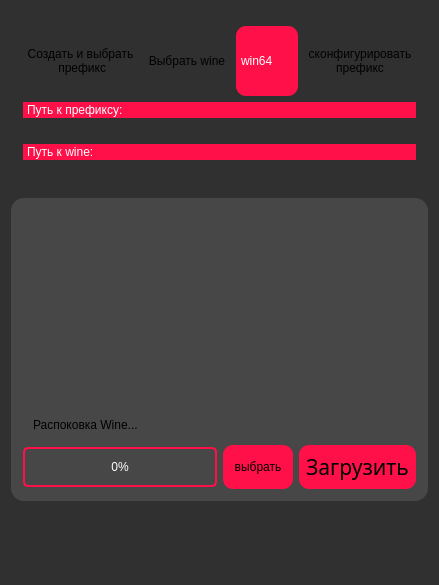
      <widget class="QWidget" name="createprefix">
       <property name="styleSheet">
        <string notr="true">background-color: rgb(48, 48, 48);</string>
       </property>
       <attribute name="title">
        <string>Создание</string>
       </attribute>
       <layout class="QGridLayout" name="gridLayout">
        <item row="0" column="0">
         <widget class="QGroupBox" name="groupBox_5">
          <property name="sizePolicy">
           <sizepolicy hsizetype="Preferred" vsizetype="Fixed">
            <horstretch>0</horstretch>
            <verstretch>0</verstretch>
           </sizepolicy>
          </property>
          <property name="styleSheet">
           <string notr="true">
border-radius:13px;


</string>
          </property>
          <property name="title">
           <string/>
          </property>
          <layout class="QGridLayout" name="gridLayout_14">
           <item row="0" column="0">
            <layout class="QHBoxLayout" name="horizontalLayout_2">
             <item>
              <widget class="QToolButton" name="Createprefix">
               <property name="sizePolicy">
                <sizepolicy hsizetype="MinimumExpanding" vsizetype="Preferred">
                 <horstretch>0</horstretch>
                 <verstretch>0</verstretch>
                </sizepolicy>
               </property>
               <property name="minimumSize">
                <size>
                 <width>0</width>
                 <height>70</height>
                </size>
               </property>
               <property name="styleSheet">
                <string notr="true">QToolButton::checked{
border-radius:10px;
background-color:rgb(255, 16, 72);
}</string>
               </property>
               <property name="text">
                <string>Создать и выбрать
 префикс</string>
               </property>
               <property name="iconSize">
                <size>
                 <width>40</width>
                 <height>40</height>
                </size>
               </property>
               <property name="checkable">
                <bool>true</bool>
               </property>
               <property name="checked">
                <bool>false</bool>
               </property>
               <property name="autoExclusive">
                <bool>true</bool>
               </property>
               <property name="toolButtonStyle">
                <enum>Qt::ToolButtonTextUnderIcon</enum>
               </property>
              </widget>
             </item>
             <item>
              <widget class="QToolButton" name="Selectwine">
               <property name="sizePolicy">
                <sizepolicy hsizetype="MinimumExpanding" vsizetype="Preferred">
                 <horstretch>0</horstretch>
                 <verstretch>0</verstretch>
                </sizepolicy>
               </property>
               <property name="styleSheet">
                <string notr="true">QToolButton::checked{
border-radius:10px;
background-color: rgb(255, 16, 72);
}</string>
               </property>
               <property name="text">
                <string>Выбрать wine</string>
               </property>
               <property name="iconSize">
                <size>
                 <width>40</width>
                 <height>40</height>
                </size>
               </property>
               <property name="checkable">
                <bool>true</bool>
               </property>
               <property name="checked">
                <bool>false</bool>
               </property>
               <property name="autoExclusive">
                <bool>true</bool>
               </property>
               <property name="toolButtonStyle">
                <enum>Qt::ToolButtonTextUnderIcon</enum>
               </property>
              </widget>
             </item>
             <item alignment="Qt::AlignHCenter">
              <widget class="QComboBox" name="comboBox">
               <property name="sizePolicy">
                <sizepolicy hsizetype="MinimumExpanding" vsizetype="Preferred">
                 <horstretch>0</horstretch>
                 <verstretch>0</verstretch>
                </sizepolicy>
               </property>
               <property name="autoFillBackground">
                <bool>false</bool>
               </property>
               <property name="styleSheet">
                <string notr="true">QComboBox{
border-width: 1px;        
border-style: solid;
background-color: rgb(255, 16, 72);
border-radius:10px;
border:none;
font: 16pt &quot;Franxurter Totally&quot;;
padding:5px;
color: rgb(255, 255, 255);
}

QComboBox::drop-down{
background-color: transparent;
    color:                      rgb(255, 16, 72);
    font-weight:            bold;
    padding:                    10px;
}

QComboBox::down-arrow{
 padding-right: 10px;
image: url(:/newPrefix/img/arrow-216-16.png);
color: rgb(255, 255, 255);

}
QComboBox QAbstractItemView {
background-color: rgb(255, 16, 72);
border-radius:10px;
color: rgb(255, 255, 255);
selection-background-color: rgb(255, 16, 72);
}</string>
               </property>
               <property name="currentText">
                <string>win64</string>
               </property>
               <property name="currentIndex">
                <number>0</number>
               </property>
               <item>
                <property name="text">
                 <string>win64</string>
                </property>
               </item>
               <item>
                <property name="text">
                 <string>win32</string>
                </property>
               </item>
              </widget>
             </item>
             <item>
              <widget class="QToolButton" name="Prefixload">
               <property name="sizePolicy">
                <sizepolicy hsizetype="MinimumExpanding" vsizetype="Preferred">
                 <horstretch>0</horstretch>
                 <verstretch>0</verstretch>
                </sizepolicy>
               </property>
               <property name="styleSheet">
                <string notr="true">QToolButton::checked{
border-radius:10px;
background-color: rgb(255, 16, 72);;
}</string>
               </property>
               <property name="text">
                <string>сконфигурировать 
префикс</string>
               </property>
               <property name="iconSize">
                <size>
                 <width>40</width>
                 <height>40</height>
                </size>
               </property>
               <property name="checkable">
                <bool>true</bool>
               </property>
               <property name="checked">
                <bool>false</bool>
               </property>
               <property name="autoExclusive">
                <bool>true</bool>
               </property>
               <property name="popupMode">
                <enum>QToolButton::InstantPopup</enum>
               </property>
               <property name="toolButtonStyle">
                <enum>Qt::ToolButtonTextUnderIcon</enum>
               </property>
              </widget>
             </item>
            </layout>
           </item>
           <item row="1" column="0">
            <layout class="QVBoxLayout" name="verticalLayout">
             <item>
              <widget class="QLabel" name="label_3">
               <property name="styleSheet">
                <string notr="true">QLabel{
border-width: 1px;        
background-color: rgb(255, 16, 72);
border-radius:10px;
border:none;
font: 16pt &quot;Franxurter Totally&quot;;
padding:1px;
color: rgb(255, 255, 255);
}</string>
               </property>
               <property name="text">
                <string>Путь к префиксу:</string>
               </property>
              </widget>
             </item>
             <item>
              <widget class="QLabel" name="label">
               <property name="styleSheet">
                <string notr="true">color: rgb(255, 255, 255);</string>
               </property>
               <property name="text">
                <string/>
               </property>
               <property name="textInteractionFlags">
                <set>Qt::LinksAccessibleByMouse|Qt::TextSelectableByMouse</set>
               </property>
              </widget>
             </item>
             <item>
              <widget class="QLabel" name="label_4">
               <property name="styleSheet">
                <string notr="true">border-width: 1px;        
border-style: solid;
background-color: rgb(255, 16, 72);
border-radius:10px;
border:none;
font: 16pt &quot;Franxurter Totally&quot;;
padding:1px;
color: rgb(255, 255, 255);</string>
               </property>
               <property name="text">
                <string>Путь к wine:</string>
               </property>
              </widget>
             </item>
             <item>
              <widget class="QLabel" name="label_2">
               <property name="styleSheet">
                <string notr="true">color: rgb(255, 255, 255);</string>
               </property>
               <property name="text">
                <string/>
               </property>
              </widget>
             </item>
            </layout>
           </item>
          </layout>
         </widget>
        </item>
        <item row="5" column="0">
         <layout class="QHBoxLayout" name="horizontalLayout_3">
          <property name="topMargin">
           <number>0</number>
          </property>
          <item>
           <widget class="QGroupBox" name="groupBox_6">
            <property name="styleSheet">
             <string notr="true">border:none;</string>
            </property>
            <property name="title">
             <string/>
            </property>
            <layout class="QGridLayout" name="gridLayout_15">
             <item row="0" column="0">
              <spacer name="verticalSpacer">
               <property name="orientation">
                <enum>Qt::Vertical</enum>
               </property>
               <property name="sizeType">
                <enum>QSizePolicy::Expanding</enum>
               </property>
               <property name="sizeHint" stdset="0">
                <size>
                 <width>20</width>
                 <height>40</height>
                </size>
               </property>
              </spacer>
             </item>
            </layout>
           </widget>
          </item>
         </layout>
        </item>
        <item row="1" column="0" rowspan="2">
         <widget class="QGroupBox" name="groupBox_7">
          <property name="styleSheet">
           <string notr="true">background-color: rgb(71, 71, 71);
border-radius:13px;
padding:7px;

</string>
          </property>
          <property name="title">
           <string/>
          </property>
          <layout class="QGridLayout" name="gridLayout_16">
           <item row="2" column="0" colspan="2">
            <widget class="QListWidget" name="listWidget_4">
             <property name="styleSheet">
              <string notr="true">QScrollBar:vertical {
background-color: transparent;
width: 25px;
margin: 0px 0px 0px 0px;
}
QScrollBar::handle:vertical {
border-radius: 5px;
background: rgb(48, 48, 48);
min-height: 48px;
}

/* This remvoes the bottom button by setting the height to 0px */
QScrollBar::add-line:vertical {
height: 0px;
subcontrol-position: bottom;
subcontrol-origin: margin;
}

/* This remvoes the top button by setting the height to 0px */
QScrollBar::sub-line:vertical {
height: 0px;
subcontrol-position: top;
subcontrol-origin: margin;
}

/* need this to get rid of crosshatching on scrollbar background */
QScrollBar::add-page:vertical, QScrollBar::sub-page:vertical {
background: none;
}
QListWidget{
color:rgb(255, 255, 255);
background-color: rgb(71, 71, 71);
font: 16pt &quot;Franxurter Totally&quot;;
border:none;
border-radius:13px;
padding:5px;

}
QListWidget::item::selected{
padding:-0px;
border-radius:7px;
background-color:  rgb(255, 16, 72);
color:rgb(255, 255, 255);
}
QListWidget::item{
padding:5px;
color:rrgb(255, 16, 72);
}</string>
             </property>
             <property name="iconSize">
              <size>
               <width>13</width>
               <height>13</height>
              </size>
             </property>
             <property name="spacing">
              <number>0</number>
             </property>
            </widget>
           </item>
           <item row="8" column="0">
            <widget class="QProgressBar" name="progressBar">
             <property name="styleSheet">
              <string notr="true">QProgressBar {
    border: 2px solid rgb(255, 16, 72);
    border-radius: 5px;
	color:rgb(255, 255, 255);
}

QProgressBar::chunk {
    background-color: rgb(255, 16, 72);
	border-radius: 5px;
}</string>
             </property>
             <property name="value">
              <number>0</number>
             </property>
             <property name="alignment">
              <set>Qt::AlignCenter</set>
             </property>
             <property name="orientation">
              <enum>Qt::Horizontal</enum>
             </property>
             <property name="invertedAppearance">
              <bool>false</bool>
             </property>
            </widget>
           </item>
           <item row="8" column="1">
            <layout class="QHBoxLayout" name="horizontalLayout_4">
             <property name="sizeConstraint">
              <enum>QLayout::SetMinAndMaxSize</enum>
             </property>
             <item>
              <widget class="QToolButton" name="toolButton_12">
               <property name="sizePolicy">
                <sizepolicy hsizetype="Fixed" vsizetype="Preferred">
                 <horstretch>0</horstretch>
                 <verstretch>0</verstretch>
                </sizepolicy>
               </property>
               <property name="layoutDirection">
                <enum>Qt::LeftToRight</enum>
               </property>
               <property name="styleSheet">
                <string notr="true">border-radius:10px;
background-color: rgb(255, 16, 72);</string>
               </property>
               <property name="text">
                <string>выбрать</string>
               </property>
               <property name="checkable">
                <bool>true</bool>
               </property>
               <property name="checked">
                <bool>true</bool>
               </property>
              </widget>
             </item>
             <item>
              <widget class="QPushButton" name="pushButton">
               <property name="sizePolicy">
                <sizepolicy hsizetype="Fixed" vsizetype="Preferred">
                 <horstretch>0</horstretch>
                 <verstretch>0</verstretch>
                </sizepolicy>
               </property>
               <property name="font">
                <font>
                 <family>Franxurter Totally</family>
                 <pointsize>16</pointsize>
                 <weight>50</weight>
                 <italic>false</italic>
                 <bold>false</bold>
                </font>
               </property>
               <property name="styleSheet">
                <string notr="true">border-radius:10px;
background-color: rgb(255, 16, 72);
font: 16pt &quot;Franxurter Totally&quot;;</string>
               </property>
               <property name="text">
                <string>Загрузить</string>
               </property>
              </widget>
             </item>
            </layout>
           </item>
           <item row="3" column="0">
            <widget class="QLabel" name="label_9">
             <property name="text">
              <string>Распоковка Wine...</string>
             </property>
            </widget>
           </item>
          </layout>
         </widget>
        </item>
       </layout>
      </widget>
